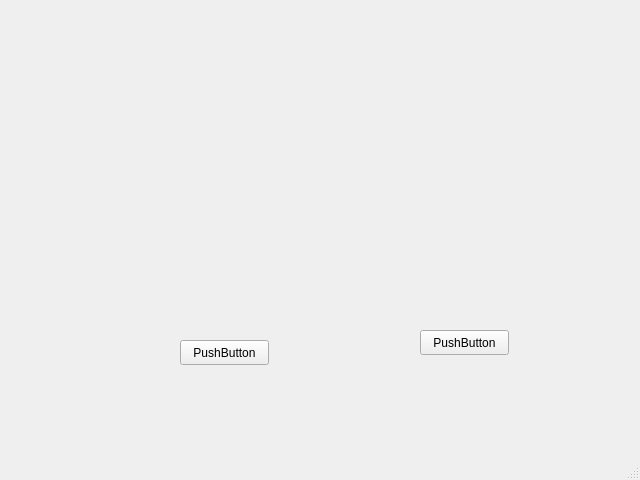
<?xml version="1.0" encoding="UTF-8"?>
<ui version="4.0">
 <class>MainWindow</class>
 <widget class="QMainWindow" name="MainWindow">
  <property name="geometry">
   <rect>
    <x>0</x>
    <y>0</y>
    <width>640</width>
    <height>480</height>
   </rect>
  </property>
  <property name="windowTitle">
   <string>MainWindow</string>
  </property>
  <widget class="QWidget" name="centralwidget">
   <widget class="QPushButton" name="pushButton">
    <property name="geometry">
     <rect>
      <x>180</x>
      <y>340</y>
      <width>89</width>
      <height>25</height>
     </rect>
    </property>
    <property name="text">
     <string>PushButton</string>
    </property>
   </widget>
   <widget class="QPushButton" name="pushButton_2">
    <property name="geometry">
     <rect>
      <x>420</x>
      <y>330</y>
      <width>89</width>
      <height>25</height>
     </rect>
    </property>
    <property name="text">
     <string>PushButton</string>
    </property>
   </widget>
  </widget>
  <widget class="QMenuBar" name="menubar">
   <property name="geometry">
    <rect>
     <x>0</x>
     <y>0</y>
     <width>640</width>
     <height>22</height>
    </rect>
   </property>
  </widget>
  <widget class="QStatusBar" name="statusbar"/>
 </widget>
 <resources/>
 <connections>
  <connection>
   <sender>pushButton</sender>
   <signal>clicked()</signal>
   <receiver>MainWindow</receiver>
   <slot>slot1()</slot>
   <hints>
    <hint type="sourcelabel">
     <x>240</x>
     <y>370</y>
    </hint>
    <hint type="destinationlabel">
     <x>240</x>
     <y>405</y>
    </hint>
   </hints>
  </connection>
  <connection>
   <sender>pushButton_2</sender>
   <signal>clicked()</signal>
   <receiver>MainWindow</receiver>
   <slot>slot2()</slot>
   <hints>
    <hint type="sourcelabel">
     <x>467</x>
     <y>365</y>
    </hint>
    <hint type="destinationlabel">
     <x>468</x>
     <y>427</y>
    </hint>
   </hints>
  </connection>
 </connections>
 <slots>
  <slot>slot1()</slot>
  <slot>slot2()</slot>
 </slots>
</ui>
